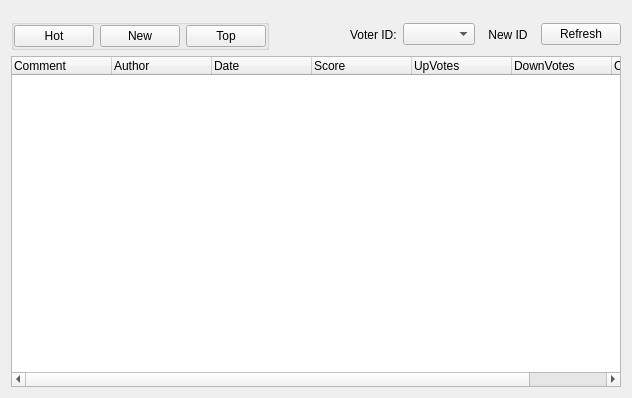
<?xml version="1.0" encoding="UTF-8"?>
<ui version="4.0">
 <class>GxsCommentDialog</class>
 <widget class="QWidget" name="GxsCommentDialog">
  <property name="geometry">
   <rect>
    <x>0</x>
    <y>0</y>
    <width>632</width>
    <height>398</height>
   </rect>
  </property>
  <property name="windowTitle">
   <string>Form</string>
  </property>
  <layout class="QVBoxLayout" name="verticalLayout_3">
   <item>
    <widget class="QFrame" name="postFrame">
     <property name="sizePolicy">
      <sizepolicy hsizetype="Expanding" vsizetype="Preferred">
       <horstretch>0</horstretch>
       <verstretch>0</verstretch>
      </sizepolicy>
     </property>
     <layout class="QVBoxLayout" name="verticalLayout">
      <property name="leftMargin">
       <number>9</number>
      </property>
      <property name="topMargin">
       <number>1</number>
      </property>
      <property name="bottomMargin">
       <number>1</number>
      </property>
     </layout>
    </widget>
   </item>
   <item>
    <layout class="QHBoxLayout" name="horizontalLayout">
     <item>
      <widget class="QGroupBox" name="sortGroup">
       <property name="checkable">
        <bool>false</bool>
       </property>
       <layout class="QHBoxLayout" name="horizontalLayout_4">
        <property name="spacing">
         <number>6</number>
        </property>
        <property name="margin">
         <number>0</number>
        </property>
        <item>
         <widget class="QPushButton" name="hotSortButton">
          <property name="text">
           <string>Hot</string>
          </property>
          <property name="checkable">
           <bool>true</bool>
          </property>
          <property name="autoExclusive">
           <bool>true</bool>
          </property>
         </widget>
        </item>
        <item>
         <widget class="QPushButton" name="newSortButton">
          <property name="text">
           <string>New</string>
          </property>
          <property name="checkable">
           <bool>true</bool>
          </property>
          <property name="autoExclusive">
           <bool>true</bool>
          </property>
         </widget>
        </item>
        <item>
         <widget class="QPushButton" name="topSortButton">
          <property name="text">
           <string>Top</string>
          </property>
          <property name="checkable">
           <bool>true</bool>
          </property>
          <property name="checked">
           <bool>false</bool>
          </property>
          <property name="autoExclusive">
           <bool>true</bool>
          </property>
         </widget>
        </item>
       </layout>
      </widget>
     </item>
     <item>
      <spacer name="horizontalSpacer">
       <property name="orientation">
        <enum>Qt::Horizontal</enum>
       </property>
       <property name="sizeHint" stdset="0">
        <size>
         <width>40</width>
         <height>20</height>
        </size>
       </property>
      </spacer>
     </item>
     <item>
      <widget class="QLabel" name="label_2">
       <property name="text">
        <string>Voter ID:</string>
       </property>
      </widget>
     </item>
     <item>
      <widget class="GxsIdChooser" name="idChooser"/>
     </item>
     <item>
           <widget class="QToolButton" name="toolButton_NewId">
            <property name="sizePolicy">
             <sizepolicy hsizetype="Minimum" vsizetype="Preferred">
              <horstretch>0</horstretch>
              <verstretch>0</verstretch>
             </sizepolicy>
            </property>
            <property name="focusPolicy">
             <enum>Qt::NoFocus</enum>
            </property>
            <property name="toolTip">
             <string>Create new Identity</string>
            </property>
            <property name="text">
             <string>New ID</string>
            </property>
            <property name="icon">
             <iconset resource="../images.qrc">
              <normaloff>:/images/identity/identity_create_32.png</normaloff>:/images/identity/identity_create_32.png</iconset>
            </property>
            <property name="iconSize">
             <size>
              <width>24</width>
              <height>24</height>
             </size>
            </property>
            <property name="autoRaise">
             <bool>true</bool>
            </property>
           </widget>
          </item>
     <item>
      <widget class="QPushButton" name="refreshButton">
       <property name="text">
        <string>Refresh</string>
       </property>
      </widget>
     </item>
    </layout>
   </item>
   <item>
    <widget class="GxsCommentTreeWidget" name="treeWidget">
     <column>
      <property name="text">
       <string>Comment</string>
      </property>
     </column>
     <column>
      <property name="text">
       <string>Author</string>
      </property>
     </column>
     <column>
      <property name="text">
       <string>Date</string>
      </property>
     </column>
     <column>
      <property name="text">
       <string>Score</string>
      </property>
     </column>
     <column>
      <property name="text">
       <string>UpVotes</string>
      </property>
     </column>
     <column>
      <property name="text">
       <string>DownVotes</string>
      </property>
     </column>
     <column>
      <property name="text">
       <string>OwnVote</string>
      </property>
     </column>
    </widget>
   </item>
  </layout>
 </widget>
 <customwidgets>
  <customwidget>
   <class>GxsIdChooser</class>
   <extends>QComboBox</extends>
   <header>gui/gxs/GxsIdChooser.h</header>
  </customwidget>
  <customwidget>
   <class>GxsCommentTreeWidget</class>
   <extends>QTreeWidget</extends>
   <header>gui/gxs/GxsCommentTreeWidget.h</header>
  </customwidget>
 </customwidgets>
 <resources/>
 <connections/>
</ui>
